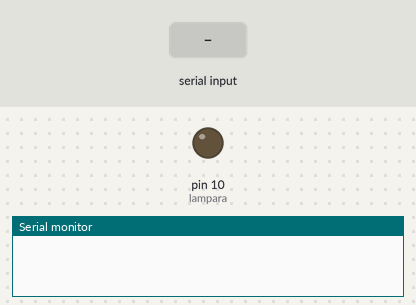
The sketch below on a simulated Arduino Uno, built with avr-gcc and run on an emulated ATmega328P. Parts: output pins drawn as LEDs (lit = HIGH), the last lines printed to the serial monitor. Inputs (shaded band) come from the test bench.

Above: at 1.2 s.
1.3 s: "H" received over Serial
At 2.1 s:
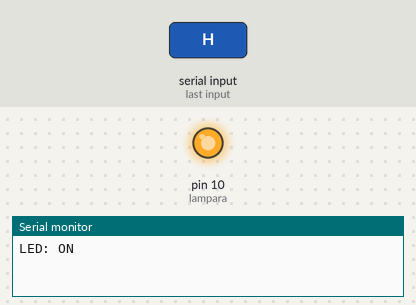
2.8 s: "L" received over Serial
At 3.3 s:
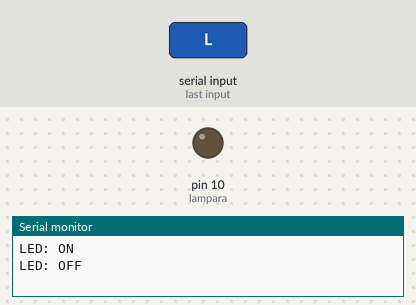
Timing chart, 0 to 5.8 s (numbered marks = the images above; inputs shaded):
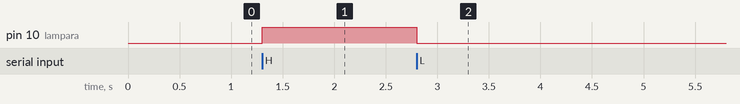

Measured:
- after the input at 1.3 s, pin 10 (lampara): LOW → HIGH at once
- after the input at 2.8 s, pin 10 (lampara): HIGH → LOW at once

The sketch:

lampara_read.ino
```cpp
int lampara = 10;
int state = 0;

void setup() {
    pinMode(lampara, OUTPUT);
    digitalWrite(lampara, LOW);
    Serial.begin(9600);
}

void loop() {

  if(Serial.available()){
       state = Serial.read();

       switch (state)
       {
       case 'L':
       digitalWrite(lampara, LOW);
       Serial.println("LED: OFF");
       break;

       case 'H':
       digitalWrite(lampara, HIGH);
       Serial.println("LED: ON");
       break;

       default:
       Serial.println("Opcion no valida");
       break;


       }
  }


}
```
